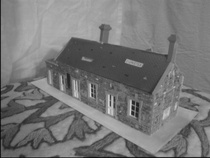
#> input picture SKKU/3_1/CV/hw3/hw3_a/house1.jpg, 210 x 158 px, shrunk from 384 x 288 before the run, given in place of lenna.png, which was not available
$ python A1_image_filtering.py
#> lines starting #> are read from the running program, lines starting #| are printed output that depends on the picture; after the words box and inside, x2 and y2 are one past the last pixel; in counts of white or black regions, pixels touching at a corner belong together; long printed decimals are rounded; pictures that were not available may be replaced by others from this repository, and a replacement may not be noted
### SKKU/3_1/CV/hw1/CV_A1_2015313754/fnimp.py
import numpy as np
import cv2
import math
#sobel filter
Sx=np.array([[-1,0,1],[-2,0,2],[-1,0,1]])
Sy=np.array([[-1,-2,-1],[0,0,0],[1,2,1]])
def show_write(img,window_name,file_name,normalize=True):
    if normalize:
        newImg=normalize_Img(img)
    else:
        newImg=np.copy(img)
    cv2.imshow(window_name,newImg)
    # cv2.waitKey(0)
    # cv2.destroyAllWindows()
    cv2.imwrite(file_name,newImg)
    del newImg
    return
def cross_correlation_1d(img, kernel):  # let kernerl size is over 1
    #    커널의 shape보고 vertical 인지 horizontal인지 판단.
    k = kernel.shape[0]  # kernel size
    padSize = int((k - 1) / 2)
    size = img.shape  # imput img size
    retImg = np.zeros(size,np.float_)
    if len(kernel.shape) == 1:  # horizontal kernel
        padded_img = np.zeros((size[0], size[1] + (k - 1)))
        padded_img[:, :padSize] = img[:, 0].reshape(size[0], 1)
        padded_img[:, padSize:padSize + size[1]] = img
        padded_img[:, padSize + size[1]:] = img[:, size[1] - 1].reshape(size[0], 1)
        temp1 = np.zeros(k, np.float_)
        for i in range(size[0]):
            for j in range(size[1]):
                temp1 = np.copy(padded_img[i, j:j + k])
                retImg[i,j]=np.sum(np.multiply(temp1, kernel))
        del temp1
    else:  # vertical kernel
        kernelT=kernel.reshape(1,k)
        padded_img = np.zeros((size[0]+(k-1), size[1]))
        padded_img[:padSize] = img[0]
        padded_img[padSize:padSize + size[0]] = img
        padded_img[padSize + size[0]:] = img[size[0] - 1]
        temp1 = np.zeros((k,1), np.float_)
        for i in range(size[0]):
            for j in range(size[1]):
                temp1 = np.copy(padded_img[i:i+k, j])
                retImg[i,j]=np.sum(np.multiply(temp1, kernelT))
        del temp1
    del padded_img
    return retImg
def cross_correlation_2d(img, kernel):  #overflow 조치!
    k = int(kernel.shape[0])  # kernel size
    k_half = int((k-1)/2)
    padSize = k_half
    size = img.shape  # input img size
    retImg = np.zeros(size,np.float_)
    padded_img=np.zeros((size[0]+2*padSize,size[1]+2*padSize),np.uint8)
    #fill padding part of 4 corners
    padded_img[:padSize,:padSize]=img[0][0]
    padded_img[:padSize,size[1]+padSize:]=img[0][size[1]-1]
    padded_img[size[0]+padSize:,:padSize]=img[size[0]-1][0]
    padded_img[size[0]+padSize:,size[1]+padSize:]=img[size[0]-1][size[1]-1]
    # expand the nearest pixel to 4 edges
    padded_img[padSize:size[0]+padSize, :padSize] = img[:, 0].reshape(size[0], 1)
    padded_img[padSize:size[0]+padSize, padSize + size[1]:] = img[:, size[1] - 1].reshape(size[0], 1)
    padded_img[:padSize,padSize:padSize+size[1]] = img[0]
    padded_img[padSize + size[0]:,padSize:padSize+size[1]] = img[size[0] - 1]
    #copy the origin image
    padded_img[padSize:size[0]+padSize,padSize:size[1]+padSize]=img
    temp1=np.zeros((k,k),np.float_)
    for i in range(size[0]):
        for j in range(size[1]):
            temp1 = np.copy(padded_img[i:i+k, j:j + k])
            temp1 = np.multiply(temp1,kernel)
            retImg[i,j]= np.sum(temp1)
    del temp1
    del padded_img
    return retImg
def get_gaussian_filter_1d(size, sigma):  # shape가 (size,)인 커널 만들어줌. vertival은 transpose해서 적용
    kernel=np.zeros(size,np.float_)
    rate = 1/(2*sigma*sigma)
    for i in range(1,int((size+1)/2)):
        kernel[int((size-1)/2-i)]=\
        kernel[int((size-1)/2+i)]=i*i
    kernel=np.exp(kernel*rate*(-1))*rate/math.pi
    kernel=kernel/np.sum(kernel)
    return kernel
def get_gaussian_filter_2d(size, sigma):
    kernel=np.zeros((size,size),np.float_)
    rate = 1/(2*sigma*sigma)
    xCords=np.zeros((size,size),np.int_)
    yCords=np.zeros((size,size),np.int_)
    for i in range(1,int((size-1)/2)+1):
        xCords[:,int((size-1)/2)-i]=xCords[:,int((size-1)/2)+i]=i
        yCords[int((size-1)/2)-i]=yCords[int((size-1)/2)+i]=i
    kernel=np.square(xCords)+np.square(yCords)
    kernel=np.exp(-1*kernel*rate)*(rate)/math.pi
    kernel=kernel/np.sum(kernel)
    return kernel
# [10 lines left out: function compute_image_gradient, not called in this run]

def print_Result_by_Kernel(img, kernelSize,sigmaValues):
    ret=printResultBySigma(img,kernelSize[0],sigmaValues)
    for i in range(1,len(kernelSize)):
        newOne=printResultBySigma(img,kernelSize[i],sigmaValues)
        ret=np.concatenate((ret,newOne),axis=0)
        del newOne
    return ret

def printResultBySigma(img,kernelSize,sigmaValues):
    if len(kernelSize.shape)==0:    #kernel이 2D인 경우.
        label=str(kernelSize)+'X'+str(kernelSize)+' s='
        ret=cross_correlation_2d(img,get_gaussian_filter_2d(kernelSize,sigmaValues[0]))
        ret=np.array(ret,np.uint8)
        cv2.putText(ret,label+str(sigmaValues[0]), (10, 30), 2, 1, (0,0,0), 2)
        for i in range(1,len(sigmaValues)):
            newOne = cross_correlation_2d(img,get_gaussian_filter_2d(kernelSize,sigmaValues[i]))
            newOne = np.array(newOne,np.uint8)
            cv2.putText(newOne, label+str(sigmaValues[i]), (10, 30), 2, 1, (0, 0, 0), 2)
            ret=np.concatenate((ret,newOne),axis=1)
            del newOne
        return ret
    elif kernelSize[1]==1:       #vertical kernel
        label=str(kernelSize[0])+'X'+str(kernelSize[1])+' s='
        ret=cross_correlation_1d(img,get_gaussian_filter_1d(kernelSize[0],sigmaValues[0]).reshape(kernelSize[0],1))
        ret=np.array(ret,np.uint8)
        cv2.putText(ret,label+str(sigmaValues[0]), (10, 30), 2, 1, (0,0,0), 2)
        for i in range(1,len(sigmaValues)):
            newOne = cross_correlation_1d(img, get_gaussian_filter_1d(kernelSize[0], sigmaValues[i]).reshape(kernelSize[0], 1))
            newOne = np.array(newOne,np.uint8)
            cv2.putText(newOne, label+str(sigmaValues[i]), (10, 30), 2, 1, (0, 0, 0), 2)
            ret=np.concatenate((ret,newOne),axis=1)
            del newOne
        return ret
    else:                          #horizontal kernel
        label=str(kernelSize[0])+'X'+str(kernelSize[1])+' s='
        ret=cross_correlation_1d(img,get_gaussian_filter_1d(kernelSize[1],sigmaValues[0]))
        ret=np.array(ret,np.uint8)
        cv2.putText(ret,label+str(sigmaValues[0]), (10, 30), 2, 1, (0,0,0), 2)
        for i in range(1,len(sigmaValues)):
            newOne = cross_correlation_1d(img, get_gaussian_filter_1d(kernelSize[1], sigmaValues[i]))
            newOne = np.array(newOne,np.uint8)
            cv2.putText(newOne, label+str(sigmaValues[i]), (10, 30), 2, 1, (0, 0, 0), 2)
            ret=np.concatenate((ret,newOne),axis=1)
            del newOne
        return ret
def normalize_Img(img):
    retImg = np.absolute(img)
    retImg = retImg / np.max(retImg) * 255
    retImg=np.array(retImg,np.uint8)
    return retImg

    #NMS구현하기
# [227 lines left out: functions non_maximum_suppression_dir, non_maximum_suppression_dir2, returnClosestLine, retTF, ret2Pos, compute_corner_response and 1 more, not called in this run]

### SKKU/3_1/CV/hw1/CV_A1_2015313754/A1_image_filtering.py
import cv2
import numpy as np
import sys
import time
import fnimp as fn
#import function implementations as fn
#cross_correlation_1d(img, kernel):
imgNames=['lenna.png','shapes.png']
def main():
    lenna_img = cv2.imread('lenna.png', cv2.IMREAD_GRAYSCALE)
#> lenna_img is the input picture: shape (158, 210); min 13, max 220, mean 119.3
    shapes_img = cv2.imread('shapes.png', cv2.IMREAD_GRAYSCALE)
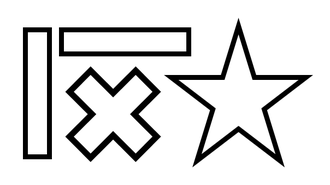
#> input picture SKKU/3_1/CV/hw1/CV_A1_2015313754/shapes.png, 330 x 185 px, shrunk from 604 x 338 before the run
#> shapes_img is the input picture: shape (185, 330); min 0, max 255, mean 222.4
    print("result of get_gaussian_filter_1d(5,1)")
    print(fn.get_gaussian_filter_1d(5,1))
    print("result of get_gaussian_filter_2d(5,1)")
    print(fn.get_gaussian_filter_2d(5,1))
    kernelSizes1=np.array([5,11,17],np.int32)
    kernelSizes2=np.array([(5,1),(11,1),(17,1)])        #vertical kernel
    kernelSizes3=np.array([(1,5),(1,11),(1,17)])        #horizontal kernel
    sigmaValues=np.array([1,6,11])

    #lenna.png
    #9가지 필터를 적용한 결과 출력 & 파일 저장
    lenna_2D=fn.print_Result_by_Kernel(lenna_img,kernelSizes1,sigmaValues)
#> in printResultBySigma, `label=str(kernelSize)+'X'+str(kernelSize)+' s='`: label = '5X5 s='
#> in cross_correlation_2d, `k = int(kernel.shape[0])`: k = 5
#> in cross_correlation_2d, `k_half = int((k-1)/2)`: k_half = 2
#> in cross_correlation_2d, `padded_img[:padSize,:padSize]=img[0][0]`: padded_img: shape (162, 214); values 0 (black) and 35 (white), 0.01% white; 1 white region (1 under 20 px)
#> in cross_correlation_2d, `padded_img[:padSize,size[1]+padSize:]=img[0][size[1]-1]`: padded_img: shape (162, 214); min 0, max 124, mean 0
#> in cross_correlation_2d, `padded_img[size[0]+padSize:,:padSize]=img[size[0]-1][0]`: padded_img: shape (162, 214); min 0, max 124, mean 0
#> in cross_correlation_2d, `padded_img[size[0]+padSize:,size[1]+padSize:]=img[size[0]-1][size[1]-1]`: padded_img: shape (162, 214); min 0, max 124, mean 0
#> in printResultBySigma, `cv2.putText(ret,label+str(sigmaValues[0]), (10, 30), 2, 1, (0,0,0), 2)`: ret: shape (158, 210); min 0, max 192, mean 113.8
#> the loop in printResultBySigma, `for i in range(1,len(sigmaValues)):` made 2 passes
#> after the loop in printResultBySigma, `for i in range(1,len(sigmaValues)):`:
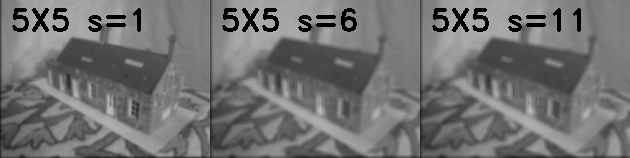
#> ret: shape (158, 630); min 0, max 192, mean 113.5
#> the loop in print_Result_by_Kernel, `for i in range(1,len(kernelSize)):` made 2 passes
#> label in printResultBySigma on passes 1 to 2: '11X11 s=', '17X17 s='
#> pass 1, in print_Result_by_Kernel, `ret=np.concatenate((ret,newOne),axis=0)`:
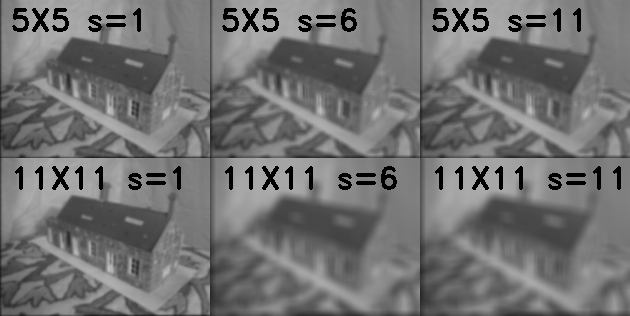
#> ret: shape (316, 630); min 0, max 192, mean 113.4
#> after the loop in print_Result_by_Kernel, `for i in range(1,len(kernelSize)):`:
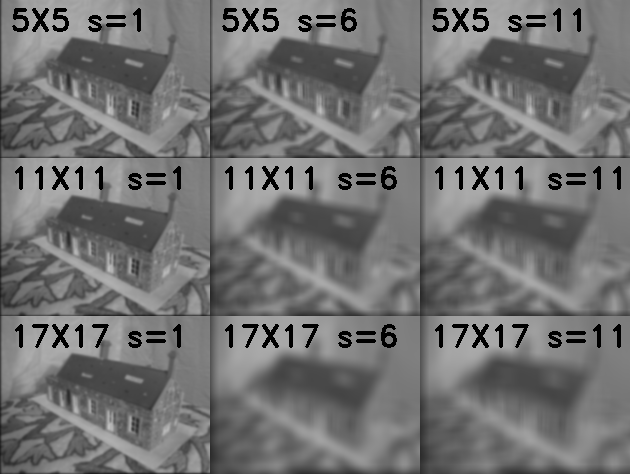
#> ret: shape (474, 630); min 0, max 192, mean 113.2
    fn.show_write(lenna_2D,'part_1_gaussian_filtered_lenna','./result/part_1_gaussian_filtered_lenna.png',False)

    #2D, 1D_Vertical, 1D_Horizontal 필터링 & 경과 시간 출력
    #2D는 11x11 s=6 적용
    startTime_2D = time.time()
    lenna_2D=fn.cross_correlation_2d(lenna_img,fn.get_gaussian_filter_2d(11,6))
#> in cross_correlation_2d (call 10), `padded_img[:padSize,:padSize]=img[0][0]`: padded_img: shape (168, 220); values 0 (black) and 35 (white), 0.07% white; 1 white region, box (x1, y1, x2, y2) and area: (0, 0, 5, 5) 25
#> in cross_correlation_2d (call 10), `padded_img[:padSize,size[1]+padSize:]=img[0][size[1]-1]`: padded_img: shape (168, 220); min 0, max 124, mean 0.1
#> in cross_correlation_2d (call 10), `padded_img[size[0]+padSize:,:padSize]=img[size[0]-1][0]`: padded_img: shape (168, 220); min 0, max 124, mean 0.1
#> in cross_correlation_2d (call 10), `padded_img[size[0]+padSize:,size[1]+padSize:]=img[size[0]-1][size[1]-1]`: padded_img: shape (168, 220); min 0, max 124, mean 0.1
    endTime_2D = time.time()
    print("Time consumed for filtering lenna image by 2D(11x11, s=6) filter is "+str(endTime_2D-startTime_2D))
    #1D는 11x1 s=6 적용
    startTime_1D_V = time.time()
    lenna_1D_V=fn.cross_correlation_1d(lenna_img,fn.get_gaussian_filter_1d(11,1).reshape(11,1))
#> in cross_correlation_1d, `padded_img[padSize + size[0]:] = img[size[0] - 1]`:
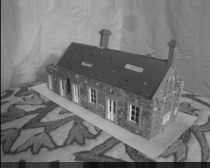
#> padded_img: shape (168, 210) float64; min 13, max 220, mean 117.6
    endTime_1D_V = time.time()
    print("Time consumed for filtering lenna image by 1D(11x1, s=6) Vertical filter is "+str(endTime_1D_V-startTime_1D_V))
    #1D는 1x11 s=6 적용
    startTime_1D_H = time.time()
    lenna_1D_H=fn.cross_correlation_1d(lenna_img,fn.get_gaussian_filter_1d(11,1))
#> in cross_correlation_1d (call 2), `padded_img[:, padSize + size[1]:] = img[:, size[1] - 1].reshape(size[0..`:
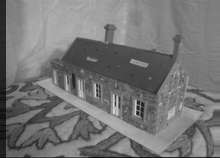
#> padded_img: shape (158, 220) float64; min 13, max 220, mean 117.4
    endTime_1D_H = time.time()
    print("Time consumed for filtering lenna image by 1D(1x111, s=6) Horizontal filter is "+str(endTime_1D_H-startTime_1D_H))

    #Difference map 구하기
    diff_1D_V=lenna_2D-lenna_1D_V
    diff_1D_H=lenna_2D-lenna_1D_H
    #차이값 출력하기
    print("The sum of intensity differences between filtered images by 2D and vertical 1D filters is "+str(np.sum(np.absolute(diff_1D_V))))
#| The sum of intensity differences between filtered images by 2D and vertical 1D filters is 276960.795
    print("The sum of intensity differences between filtered images by 2D and horizontal 1D filters is "+str(np.sum(np.absolute(diff_1D_H))))
#| The sum of intensity differences between filtered images by 2D and horizontal 1D filters is 282453.872
    #Difference map 보여주기
    fn.show_write(fn.normalize_Img(diff_1D_V),'Difference map between filtered images by 2D and vertical 1D filters','./result/part_1_difference_map_with_1D_vertical_lenna.png')
#> in normalize_Img, `retImg = np.absolute(img)`:
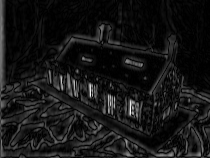
#> retImg: shape (158, 210) float64; min 0.000112, max 95.64, mean 8.3; drawn with min black and max white
    fn.show_write(fn.normalize_Img(diff_1D_H),'Difference map between filtered images by 2D and horizontal 1D filters','./result/part_1_difference_map_with_1D_horizontal_lenna.png')
    cv2.waitKey(0)
    cv2.destroyAllWindows()

    #shapes.png
    shapes_2D=fn.print_Result_by_Kernel(shapes_img,kernelSizes1,sigmaValues)
#> the loop in print_Result_by_Kernel (call 2), `for i in range(1,len(kernelSize)):` made 2 passes
    fn.show_write(shapes_2D,'part_1_gaussian_filtered_shapes','./result/part_1_gaussian_filtered_shapes.png',False)
    #2D, 1D_Vertical, 1D_Horizontal 필터링 & 경과 시간 출력
    #2D는 11x11 s=6 적용
    startTime_2D = time.time()
    shapes_2D=fn.cross_correlation_2d(shapes_img,fn.get_gaussian_filter_2d(11,6))
    endTime_2D = time.time()
    print("Time consumed for filtering shapes image by 2D(11x11, s=6) filter is "+str(endTime_2D-startTime_2D))
    #1D는 11x1 s=6 적용
    startTime_1D_V = time.time()
    shapes_1D_V=fn.cross_correlation_1d(shapes_img,fn.get_gaussian_filter_1d(11,1).reshape(11,1))
    endTime_1D_V = time.time()
    print("Time consumed for filtering shapes image by 1D(11x1, s=6) Vertical filter is "+str(endTime_1D_V-startTime_1D_V))
    #1D는 1x11 s=6 적용
    startTime_1D_H = time.time()
    shapes_1D_H=fn.cross_correlation_1d(shapes_img,fn.get_gaussian_filter_1d(11,1))
    endTime_1D_H = time.time()
    print("Time consumed for filtering shapes image by 1D(1x111, s=6) Horizontal filter is "+str(endTime_1D_H-startTime_1D_H))

    #Difference map 구하기
    diff_1D_V=shapes_2D-shapes_1D_V
    diff_1D_H=shapes_2D-shapes_1D_H
    #차이값 출력하기
    print("The sum of intensity differences between filtered images by 2D and vertical 1D filters is "+str(np.sum(np.absolute(diff_1D_V))))
#| The sum of intensity differences between filtered images by 2D and vertical 1D filters is 1425230.672
    print("The sum of intensity differences between filtered images by 2D and horizontal 1D filters is "+str(np.sum(np.absolute(diff_1D_H))))
#| The sum of intensity differences between filtered images by 2D and horizontal 1D filters is 1404108.091
    #Difference map 보여주기
    fn.show_write(fn.normalize_Img(diff_1D_V),'Difference map between filtered images by 2D and vertical 1D filters','./result/part_1_difference_map_with_1D_vertical_shapes.png')
    fn.show_write(fn.normalize_Img(diff_1D_H),'Difference map between filtered images by 2D and horizontal 1D filters','./result/part_1_difference_map_with_1D_horizontal_shapes.png')
    cv2.waitKey(0)
    cv2.destroyAllWindows()
    return
if __name__ == "__main__":
    main()
